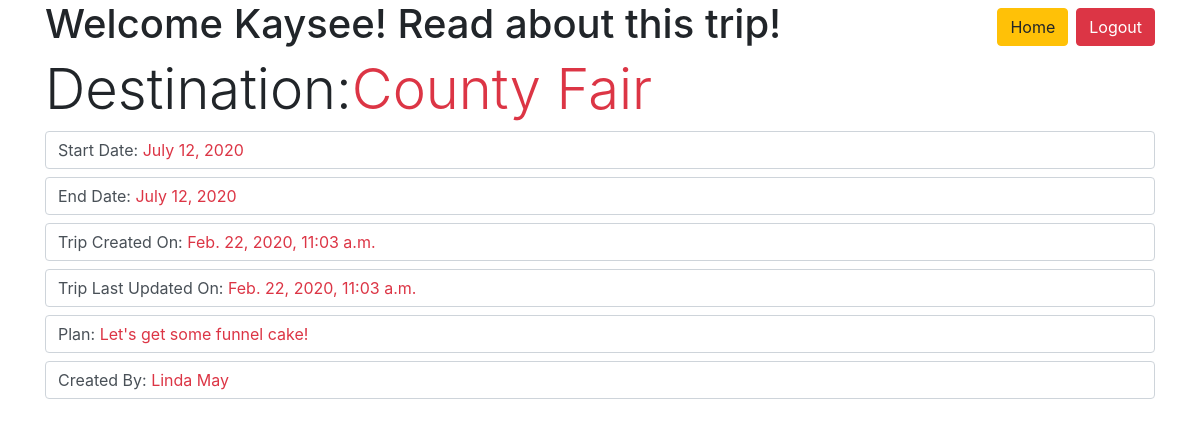
The page /trips/5 (signed in) on the database its author committed.
### trippy_app/models.py (models this page shows)
class User(models.Model):
    first_name=models.CharField(max_length=255)
    last_name=models.CharField(max_length=255)
    email=models.CharField(max_length=255)
    password=models.CharField(max_length=255)
    created_at=models.DateTimeField(auto_now_add=True)
    updated_at=models.DateTimeField(auto_now=True)
    objects = UserManager()

class Trip(models.Model):
    dest=models.CharField(max_length=255)
    start=models.DateField()
    end=models.DateField()
    plan=models.TextField()
    created_at=models.DateTimeField(auto_now_add=True)
    updated_at=models.DateTimeField(auto_now=True)
    creator=models.ForeignKey(User, related_name="created_trips", on_delete=models.CASCADE)
    objects = TripManager()

### trippy_app/views.py (the view)
# urls.py: path('trips/<int:id>', views.show_trip),
def show_trip(request, id):
    if 'user_id' not in request.session:
        errors = User.objects.not_logged_validator()
        if len(errors):
            for key, value in errors.items():
                messages.error(request, value, extra_tags=key)
            return redirect('/')
    else:
        user_id = request.session['user_id']
        user = User.objects.get(id=user_id)
        context = {
            'user' : user,
            'trip' : Trip.objects.get(id=id)
        }
        return render(request, 'show.html', context)

### trippy_app/templates/show.html (shortened to what this page needs)
<!DOCTYPE html>
<html lang="en">
<head>
    <link rel="stylesheet" href="https://stackpath.bootstrapcdn.com/bootstrap/4.3.1/css/bootstrap.min.css">
</head>
<body>
    <div class="container">
        <a class="btn btn-danger float-right mt-2 ml-2" href="/logout">Logout</a>
        <a class="btn btn-warning float-right mt-2 ml-2" href="/dashboard">Home</a>
        <h1>Welcome {{user.first_name}}! Read about this trip!</h1>
        <h1 class="display-4">Destination:<span class="text-danger">{{trip.dest}}</span></h1>
        <div class="form-group">
            <label class="form-control">Start Date: <span class="text-danger">{{trip.start}}</span></label>
            <label class="form-control">End Date: <span class="text-danger">{{trip.end}}</span></label>
            <label class="form-control">Trip Created On: <span class="text-danger">{{trip.created_at}}</span></label>
            <label class="form-control">Trip Last Updated On: <span class="text-danger">{{trip.updated_at}}</span></label>
            <label class="form-control">Plan: <span class="text-danger">{{trip.plan}}</span></label>
            <label class="form-control">Created By: <span class="text-danger">{{trip.creator.first_name}} {{trip.creator.last_name}}</span></label>
        </div>
    </div>
</body>
</html>

### rows shown on the page
User: first_name "Kaysee"
Trip: dest "County Fair", start "July 12, 2020", end "July 12, 2020", created_at "Feb. 22, 2020, 11:03 a.m.", updated_at "Feb. 22, 2020, 11:03 a.m.", plan "Let's get some funnel cake!", creator.first_name "Linda", creator.last_name "May"
